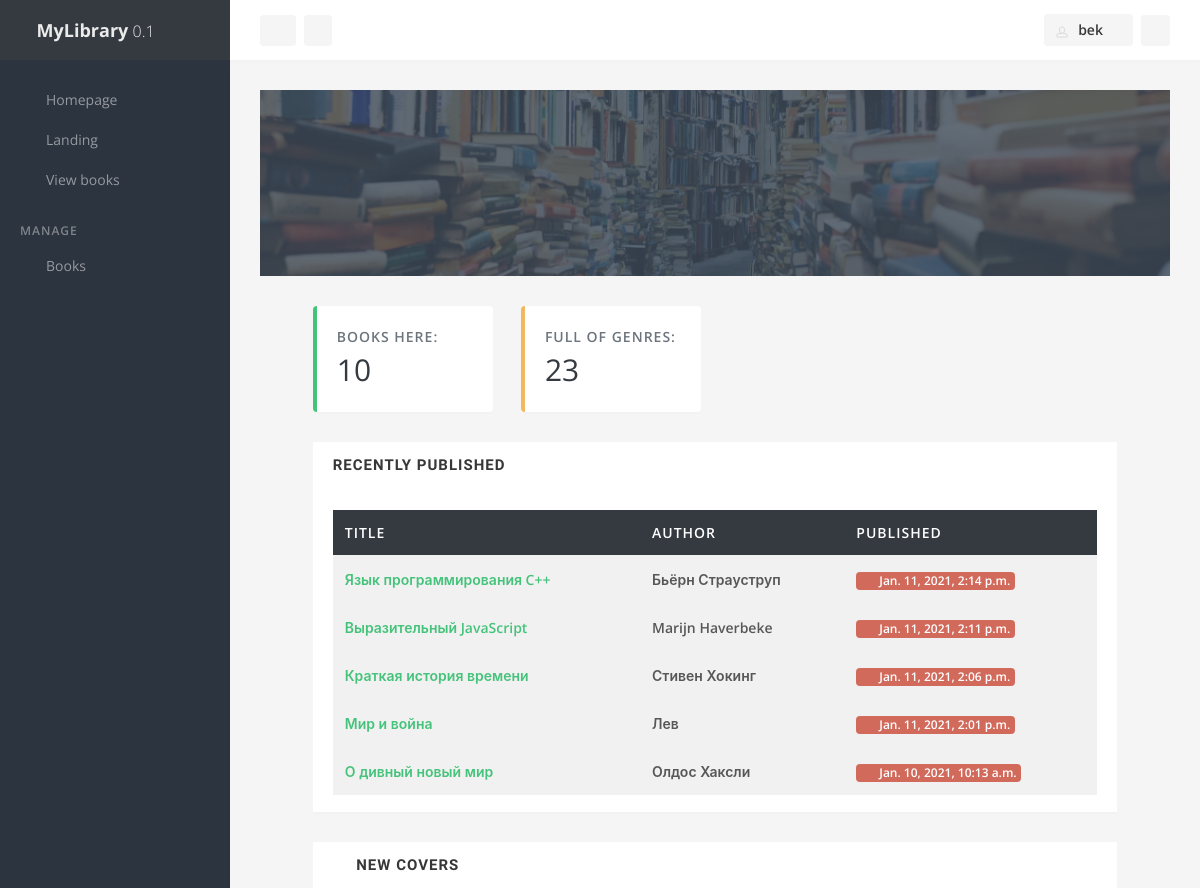
Before: /home/ (signed in, upper part) with the older database file.
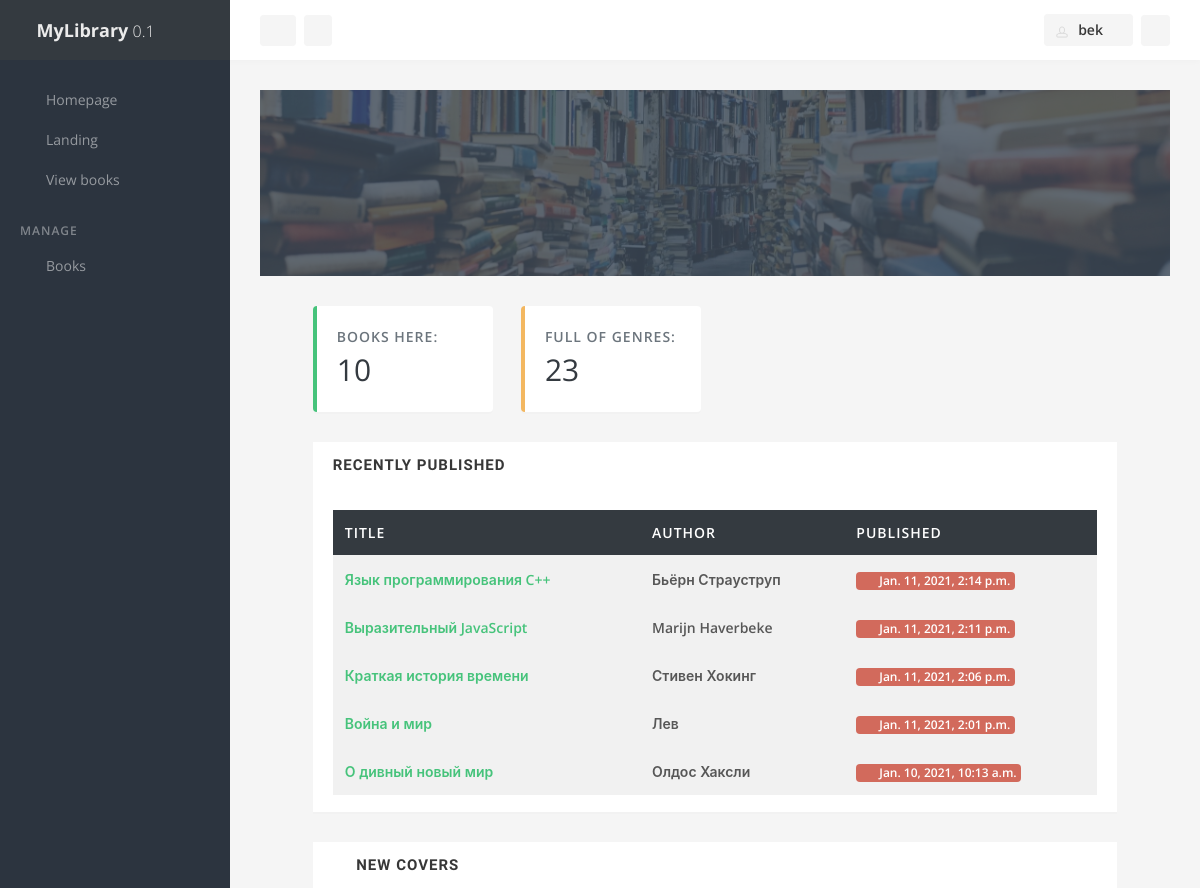
After: the same page with the newer database file.
### books/models.py (models this page shows, shortened)
class Book(models.Model):
    title=models.CharField(verbose_name="Название", max_length=200)
    author=models.CharField(verbose_name="Автор", max_length=200)
    publisher=models.CharField(verbose_name="Издатель", max_length=200)
    summary = models.TextField(verbose_name="Содержание")
    genre=models.ManyToManyField('Genre', null=True, blank=True, default=None)
    cover=models.ImageField(verbose_name="Обложка",null=True, blank=True)
    bookfile=models.FileField(verbose_name="Файл", null=True, blank=True)
    published_at = models.DateTimeField(verbose_name = "Дата публикации", auto_now_add=timezone.now())
    class Meta:
        verbose_name='Книга'
        verbose_name_plural='Библиотека'

### books/views.py (the view)
# urls.py: path('home/', HomePage.as_view(), name="homepage"),
class HomePage(LoginRequiredMixin,TemplateView):
    template_name="library/index.html"
    login_url='/authentication/login'
    def get_context_data(self, **kwargs):
        context = super().get_context_data(**kwargs)
        context["books_count"] = Book.objects.count()
        context["genres_count"] = Genre.objects.count()
        context["books_covers"] = Book.objects.all().order_by('-id').exclude(cover__exact='')[:10]
        context["recents"] = Book.objects.all().order_by('-id')[:5]
        return context

### books/templates/library/index.html (shortened to what the changed rows need)
{% extends "library/layouts.html" %}
{% load static %}
{% block content %}
                <div class="content content-narrow">
                    <div class="row">
                            <div class="col-12">
                                <div class="block">
                                    <div class="block-content">
                                        <table class="table table-borderless table-vcenter table-hover">
                                            <thead class="thead-dark">
                                                <tr>
                                                    <th>Title</th>
                                                    <th>Author</th>
                                                    <th>Published</th>
                                                </tr>
                                            </thead>
                                            <tbody>
                                                {% for book in recents %}
                                                    <tr class="table-active">
                                                        <td class="font-w600 font-size-sm">
                                                            <a href="{% url 'details' id=book.id %}" class="text-success">{{book.title}}</a>
                                                        </td>
                                                        <td class="font-w600 font-size-sm">{{ book.author }}</td>
                                                        <td class="d-none d-sm-table-cell">
                                                            <span class="badge badge-danger">
                                                                <i class="fa fa-fw fa-check"></i>
                                                                {{ book.published_at }}
                                                            </span>
                                                        </td>
                                                    </tr>
                                                {% endfor %}
                                            </tbody>
                                        </table>
                                    </div>
                                </div>
                            </div>
                    </div>
{% endblock content %}

Changed rows visible on the page:
changed Book "Лев": title "Мир и война" → "Война и мир"
